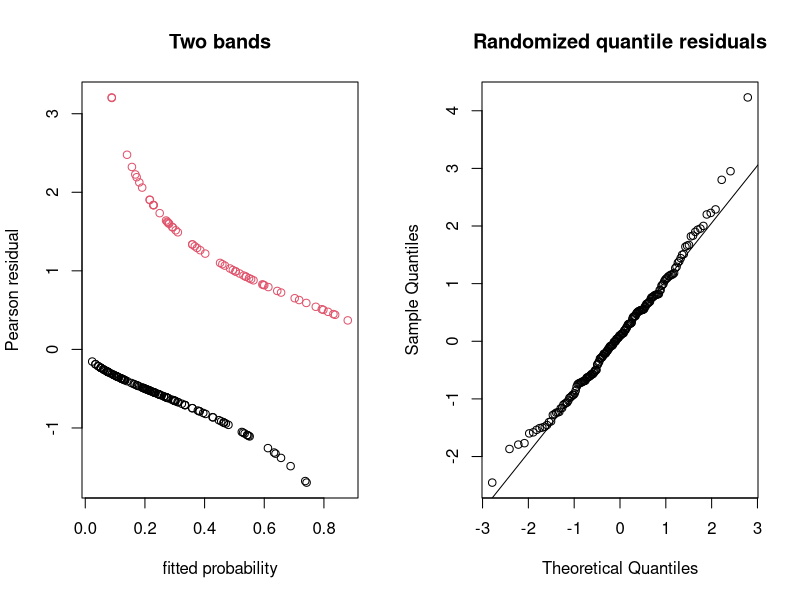

Recreate this plot in R.
# Session 10 — Residuals for GLMs
# Statistical Modelling (BAM), IE University
# Prof. Dae-Jin Lee (daelee@faculty.ie.edu)
# Same code as 10-residuals.Rmd. Run from this folder.

# ---- pearson-deviance ----
library(MASS)
sh <- subset(ships, service > 0)
sh$year <- factor(sh$year); sh$period <- factor(sh$period)
fs <- glm(incidents ~ type + year + period + offset(log(service)),
          family = poisson, data = sh)
y <- sh$incidents; mu <- fitted(fs)
r_P <- (y - mu) / sqrt(mu)                                    # Pearson
d_i <- 2 * (ifelse(y > 0, y * log(y / mu), 0) - (y - mu))     # deviance contributions
r_D <- sign(y - mu) * sqrt(d_i)                               # deviance residual
c(max(abs(r_P - residuals(fs, type = "pearson"))),
  max(abs(r_D - residuals(fs, type = "deviance"))))
c(sum_rP2 = sum(r_P^2), sum_rD2 = sum(r_D^2), deviance = deviance(fs))

# ---- rqr ----
# F is the fitted CDF (ppois, pnbinom, pbinom, ...); its parameters go in "..."
rqr <- function(y, F, ...) {
  lo <- F(y - 1, ...); hi <- F(y, ...)
  u  <- runif(length(y))
  # far in the upper tail lo and hi round to 1: work with upper-tail probabilities
  up_lo <- F(y, ..., lower.tail = FALSE); up_hi <- F(y - 1, ..., lower.tail = FALSE)
  ifelse(lo < 0.5, qnorm(lo + u * (hi - lo)),
         qnorm(up_lo + u * (up_hi - up_lo), lower.tail = FALSE))
}
set.seed(2027)
r_Q <- rqr(y, ppois, lambda = mu)
shapiro.test(r_Q)

# ---- binary ----
bw <- with(birthwt, data.frame(low = low, age = age, lwt = lwt,
  race = factor(race, labels = c("white", "black", "other")),
  smoke = smoke, ptd = as.integer(ptl > 0), ht = ht, ui = ui))
fb <- glm(low ~ age + lwt + race + smoke + ptd + ht + ui, family = binomial, data = bw)
set.seed(2027)
op <- par(mfrow = c(1, 2))
plot(fitted(fb), residuals(fb, type = "pearson"), col = bw$low + 1,
     xlab = "fitted probability", ylab = "Pearson residual", main = "Two bands")
r_b <- rqr(bw$low, pbinom, size = 1, prob = fitted(fb))
qqnorm(r_b, main = "Randomized quantile residuals"); qqline(r_b)
par(op)
